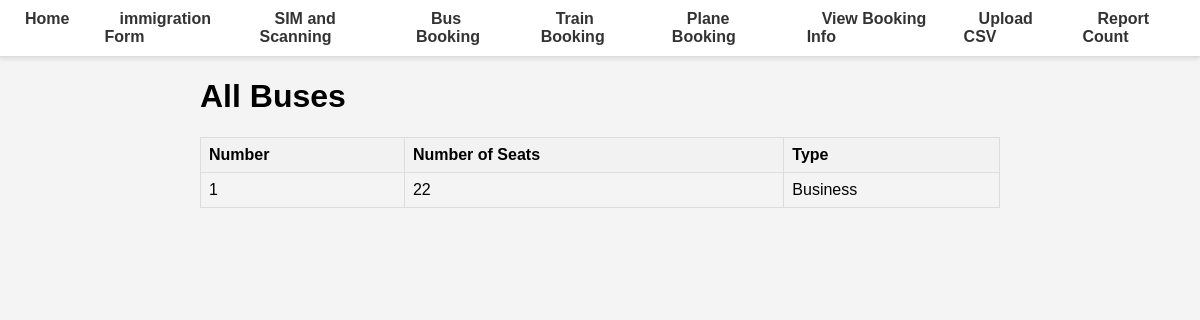
Page /view-buses/ on the earlier database version.
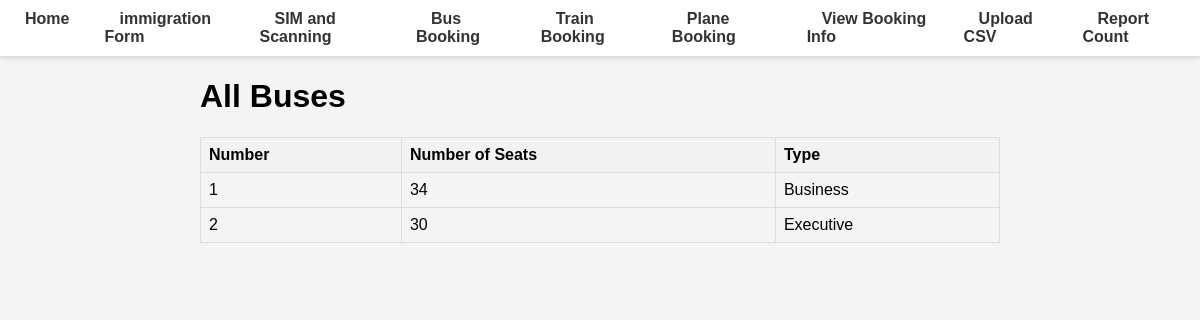
Same page on the later database version.
### database.py (models this page shows)
class Transport(Base):
    __tablename__ = "transport"
    id = Column(Integer, primary_key=True, index=True)
    departure_time = Column(Time, nullable=True)
    type = Column(String, nullable=False)
    transport_type = Column(String, nullable=False)
    __mapper_args__ = {
        'polymorphic_on': transport_type,
        'polymorphic_identity': 'transport'
    }

class Bus(Transport):
    __tablename__ = "bus"
    bus_id = Column(Integer, ForeignKey('transport.id'), primary_key=True)
    bus_number = Column(Integer, nullable=False)
    no_of_seats = Column(Integer, nullable=False)
    type = Column(String, index=True, nullable=True)
    __mapper_args__ = {
        'polymorphic_identity': 'bus',
    }

### main.py (the view)
@app.get("/view-buses/")
def view_buses(request: Request, db: Session = Depends(get_db)):
    buses = db.query(Bus).all()
    return templates.TemplateResponse("view_buses.html", {"request": request, "buses": buses})

### templates/view_buses.html
{% extends "base.html" %}
{% block content %}
<h1>All Buses</h1>
<table>
    <tr>
        <th>Number</th>
        <th>Number of Seats</th>
        <th>Type</th>
    </tr>
    {% for bus in buses %}
    <tr>
        <td>{{ bus.bus_number }}</td>
        <td>{{ bus.no_of_seats }}</td>
        <td>{{ bus.type }}</td>
    </tr>
    {% endfor %}
</table>
{% endblock %}

Differences in the rows shown:
changed Bus "Business": no_of_seats "22" → "34"
added Bus: bus_number "2", no_of_seats "30", type "Executive"
